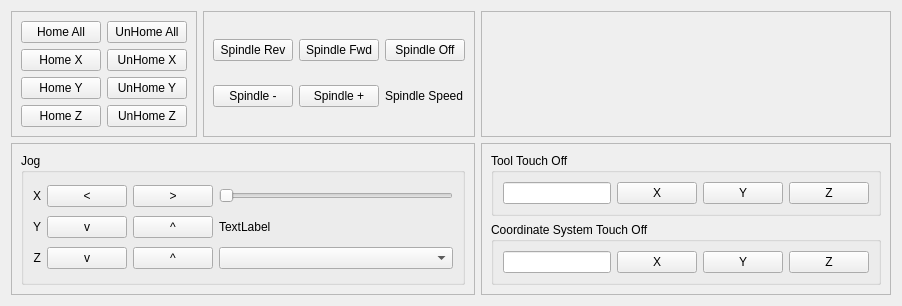
      <widget class="QWidget" name="tab">
       <attribute name="title">
        <string>Home</string>
       </attribute>
       <layout class="QGridLayout" name="gridLayout_2">
        <item row="0" column="0">
         <widget class="QFrame" name="frame_2">
          <property name="frameShape">
           <enum>QFrame::StyledPanel</enum>
          </property>
          <property name="frameShadow">
           <enum>QFrame::Raised</enum>
          </property>
          <layout class="QGridLayout" name="gridLayout_3">
           <item row="2" column="0">
            <widget class="QPushButton" name="home_pb_1">
             <property name="text">
              <string>Home Y</string>
             </property>
            </widget>
           </item>
           <item row="0" column="1">
            <widget class="QPushButton" name="unhome_all_pb">
             <property name="text">
              <string>UnHome All</string>
             </property>
            </widget>
           </item>
           <item row="0" column="0">
            <widget class="QPushButton" name="home_all_pb">
             <property name="text">
              <string>Home All</string>
             </property>
            </widget>
           </item>
           <item row="2" column="1">
            <widget class="QPushButton" name="unhome_pb_1">
             <property name="text">
              <string>UnHome Y</string>
             </property>
            </widget>
           </item>
           <item row="1" column="0">
            <widget class="QPushButton" name="home_pb_0">
             <property name="text">
              <string>Home X</string>
             </property>
            </widget>
           </item>
           <item row="1" column="1">
            <widget class="QPushButton" name="unhome_pb_0">
             <property name="text">
              <string>UnHome X</string>
             </property>
            </widget>
           </item>
           <item row="3" column="0">
            <widget class="QPushButton" name="home_pb_2">
             <property name="text">
              <string>Home Z</string>
             </property>
            </widget>
           </item>
           <item row="3" column="1">
            <widget class="QPushButton" name="unhome_pb_2">
             <property name="text">
              <string>UnHome Z</string>
             </property>
            </widget>
           </item>
          </layout>
         </widget>
        </item>
        <item row="0" column="1">
         <widget class="QFrame" name="frame_9">
          <property name="frameShape">
           <enum>QFrame::StyledPanel</enum>
          </property>
          <property name="frameShadow">
           <enum>QFrame::Raised</enum>
          </property>
          <layout class="QGridLayout" name="gridLayout_14">
           <item row="1" column="3">
            <widget class="QLabel" name="spindle_speed_lb">
             <property name="text">
              <string>Spindle Speed</string>
             </property>
            </widget>
           </item>
           <item row="0" column="3">
            <widget class="QPushButton" name="spindle_stop_pb">
             <property name="text">
              <string>Spindle Off</string>
             </property>
            </widget>
           </item>
           <item row="0" column="2">
            <widget class="QPushButton" name="spindle_fwd_pb">
             <property name="text">
              <string>Spindle Fwd</string>
             </property>
            </widget>
           </item>
           <item row="0" column="0">
            <widget class="QPushButton" name="spindle_rev_pb">
             <property name="text">
              <string>Spindle Rev</string>
             </property>
            </widget>
           </item>
           <item row="1" column="0">
            <widget class="QPushButton" name="spindle_minus_pb">
             <property name="text">
              <string>Spindle -</string>
             </property>
            </widget>
           </item>
           <item row="1" column="2">
            <widget class="QPushButton" name="spindle_plus_pb">
             <property name="text">
              <string>Spindle +</string>
             </property>
            </widget>
           </item>
          </layout>
         </widget>
        </item>
        <item row="0" column="2">
         <widget class="QFrame" name="frame_8">
          <property name="frameShape">
           <enum>QFrame::StyledPanel</enum>
          </property>
          <property name="frameShadow">
           <enum>QFrame::Raised</enum>
          </property>
          <layout class="QGridLayout" name="gridLayout_13"/>
         </widget>
        </item>
        <item row="1" column="0" colspan="2">
         <widget class="QFrame" name="frame_3">
          <property name="frameShape">
           <enum>QFrame::StyledPanel</enum>
          </property>
          <property name="frameShadow">
           <enum>QFrame::Raised</enum>
          </property>
          <layout class="QGridLayout" name="gridLayout_8">
           <item row="0" column="0" rowspan="2">
            <widget class="QGroupBox" name="groupBox_9">
             <property name="title">
              <string>Jog</string>
             </property>
             <layout class="QGridLayout" name="gridLayout_31">
              <item row="0" column="2">
               <widget class="QPushButton" name="jog_minus_pb_0">
                <property name="text">
                 <string>&lt;</string>
                </property>
               </widget>
              </item>
              <item row="1" column="0">
               <widget class="QLabel" name="label_8">
                <property name="text">
                 <string>Y</string>
                </property>
                <property name="alignment">
                 <set>Qt::AlignRight|Qt::AlignTrailing|Qt::AlignVCenter</set>
                </property>
               </widget>
              </item>
              <item row="3" column="2">
               <widget class="QPushButton" name="jog_minus_pb_2">
                <property name="text">
                 <string>v</string>
                </property>
               </widget>
              </item>
              <item row="3" column="0">
               <widget class="QLabel" name="label_9">
                <property name="text">
                 <string>Z</string>
                </property>
                <property name="alignment">
                 <set>Qt::AlignRight|Qt::AlignTrailing|Qt::AlignVCenter</set>
                </property>
               </widget>
              </item>
              <item row="1" column="2">
               <widget class="QPushButton" name="jog_minus_pb_1">
                <property name="text">
                 <string>v</string>
                </property>
               </widget>
              </item>
              <item row="0" column="3">
               <widget class="QPushButton" name="jog_plus_pb_0">
                <property name="text">
                 <string>&gt;</string>
                </property>
               </widget>
              </item>
              <item row="0" column="0">
               <widget class="QLabel" name="label_7">
                <property name="text">
                 <string>X</string>
                </property>
                <property name="alignment">
                 <set>Qt::AlignRight|Qt::AlignTrailing|Qt::AlignVCenter</set>
                </property>
               </widget>
              </item>
              <item row="1" column="3">
               <widget class="QPushButton" name="jog_plus_pb_1">
                <property name="text">
                 <string>^</string>
                </property>
               </widget>
              </item>
              <item row="3" column="3">
               <widget class="QPushButton" name="jog_plus_pb_2">
                <property name="text">
                 <string>^</string>
                </property>
               </widget>
              </item>
              <item row="0" column="4">
               <widget class="QSlider" name="jog_vel_sl">
                <property name="orientation">
                 <enum>Qt::Horizontal</enum>
                </property>
               </widget>
              </item>
              <item row="1" column="4">
               <widget class="QLabel" name="jog_vel_lb">
                <property name="text">
                 <string>TextLabel</string>
                </property>
               </widget>
              </item>
              <item row="3" column="4">
               <widget class="QComboBox" name="jog_modes_cb"/>
              </item>
             </layout>
            </widget>
           </item>
          </layout>
         </widget>
        </item>
        <item row="1" column="2">
         <widget class="QFrame" name="frame_14">
          <property name="frameShape">
           <enum>QFrame::StyledPanel</enum>
          </property>
          <property name="frameShadow">
           <enum>QFrame::Raised</enum>
          </property>
          <layout class="QGridLayout" name="gridLayout_32">
           <item row="0" column="0">
            <widget class="QGroupBox" name="groupBox_2">
             <property name="title">
              <string>Tool Touch Off</string>
             </property>
             <layout class="QGridLayout" name="gridLayout_10">
              <item row="0" column="1">
               <widget class="QPushButton" name="tool_touchoff_x">
                <property name="text">
                 <string>X</string>
                </property>
               </widget>
              </item>
              <item row="0" column="3">
               <widget class="QPushButton" name="tool_touchoff_z">
                <property name="text">
                 <string>Z</string>
                </property>
               </widget>
              </item>
              <item row="0" column="0">
               <widget class="QLineEdit" name="tool_touchoff_le"/>
              </item>
              <item row="0" column="2">
               <widget class="QPushButton" name="tool_touchoff_y">
                <property name="text">
                 <string>Y</string>
                </property>
               </widget>
              </item>
             </layout>
            </widget>
           </item>
           <item row="1" column="0">
            <widget class="QGroupBox" name="groupBox">
             <property name="title">
              <string>Coordinate System Touch Off</string>
             </property>
             <layout class="QGridLayout" name="gridLayout_9">
              <item row="0" column="2">
               <widget class="QPushButton" name="touchoff_pb_y">
                <property name="text">
                 <string>Y</string>
                </property>
               </widget>
              </item>
              <item row="0" column="1">
               <widget class="QPushButton" name="touchoff_pb_x">
                <property name="text">
                 <string>X</string>
                </property>
               </widget>
              </item>
              <item row="0" column="3">
               <widget class="QPushButton" name="touchoff_pb_z">
                <property name="text">
                 <string>Z</string>
                </property>
               </widget>
              </item>
              <item row="0" column="0">
               <widget class="QLineEdit" name="touchoff_le"/>
              </item>
             </layout>
            </widget>
           </item>
          </layout>
         </widget>
        </item>
       </layout>
      </widget>
